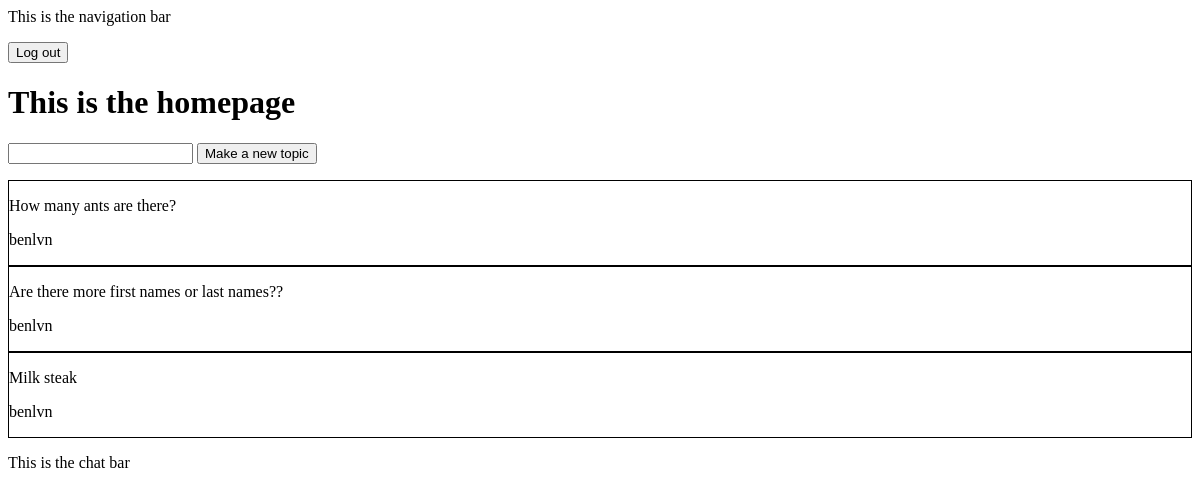
/ (signed in), run on an earlier commit of the app's database.
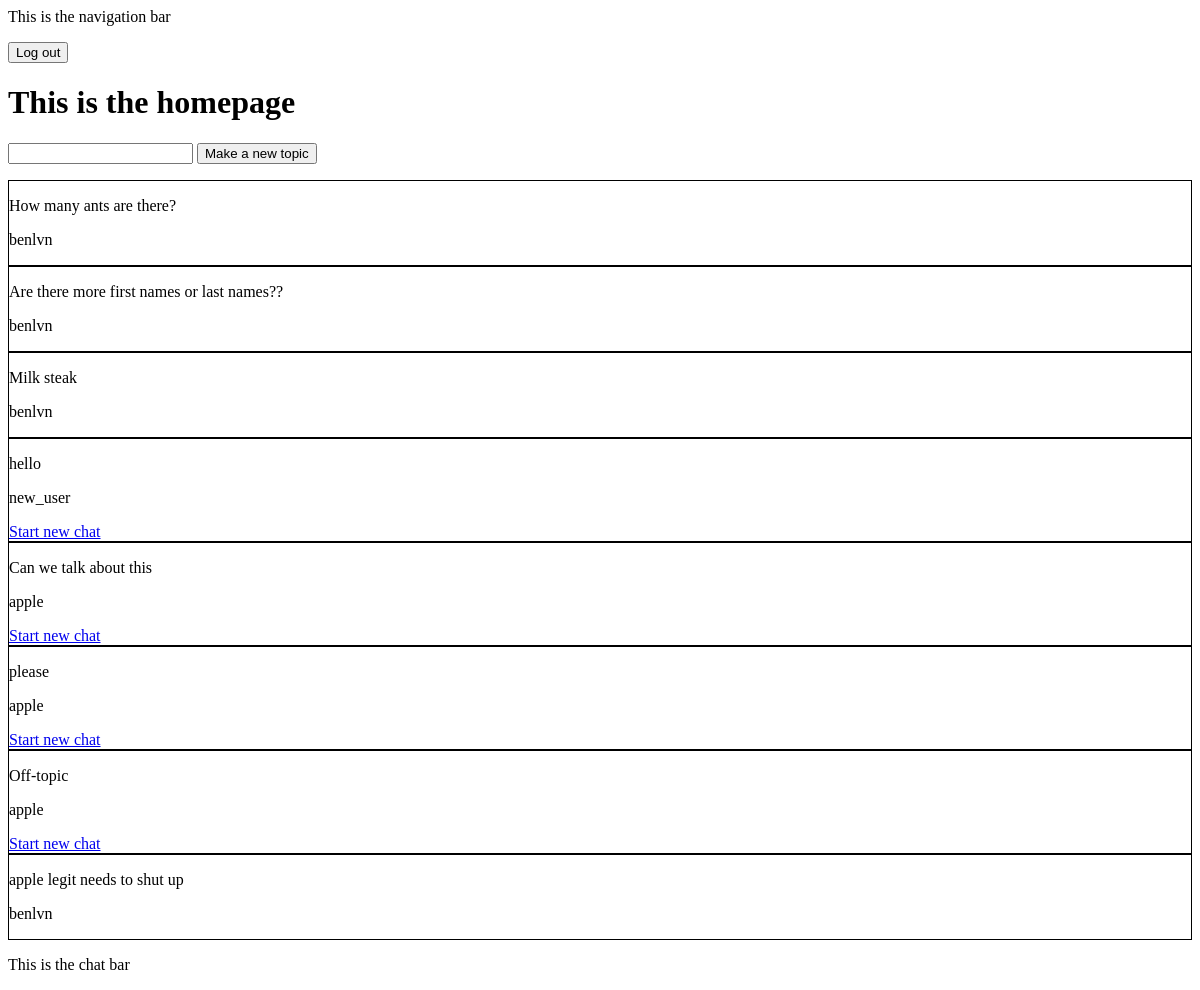
And on a later commit of the database.
### chat/models.py (models this page shows)
class Topic(models.Model):
	posted_by = models.ForeignKey(Profile, related_name="topics_posted")
	text = models.CharField(max_length=100)
	pub_date = models.DateTimeField()

class Profile(models.Model):
	authenticated_user = models.OneToOneField(User, related_name="user_profile")

### chat/views.py (the view)
# urls.py: url(r'^$', views.home, name="homepage"),
def home(request):
	if request.user.is_authenticated:
		all_topics = Topic.objects.all()
		return render(request, 'chat/home.html', {'all_topics': all_topics})
	else:
		return login_page(request)

### chat/templates/chat/home.html
{% extends "chat/header.html" %}
{% block content %}
<h1>This is the homepage</h1>
<form id="topic-proposal">
	<input type="text" name="new-topic">
	<input type="submit" value="Make a new topic">
</form>
{% for topic in all_topics %}
	{% include "chat/includes/topic.html" with topic=topic %}
{% endfor %}
{% endblock %}

### chat/templates/chat/header.html (shortened to what this page needs)
<html>
	<head>
	</head>
	<body>
		{%include "chat/includes/navigation.html" %}
		{% block content %}
		{% endblock %}
		{%include "chat/includes/chatbar.html" %}
	</body>
</html>

### chat/templates/chat/includes/navigation.html
<p>This is the navigation bar</p>
<a href='logout'><button type="button">Log out</button></a>

### chat/templates/chat/includes/topic.html
{% block content %}
<div style="border: 1px solid black" class="topic">
	<p>{{topic.text}}</p>
	<p>{{topic.posted_by.authenticated_user.username}}</p>
	{% if topic.posted_by != request.user.user_profile %}
		<a href="#">Start new chat</a>
	{% endif %}
</div>
{% endblock %}

### chat/templates/chat/includes/chatbar.html
<p>This is the chat bar</p>

What changed in the data, as far as the page shows it:
added Topic: text "hello", posted_by.authenticated_user.username "new_user", shows "Start new chat"
added Topic: text "Can we talk about this", posted_by.authenticated_user.username "apple", shows "Start new chat"
added Topic: text "please", posted_by.authenticated_user.username "apple", shows "Start new chat"
added Topic: text "Off-topic", posted_by.authenticated_user.username "apple", shows "Start new chat"
added Topic: text "apple legit needs to shut up", posted_by.authenticated_user.username "benlvn"
